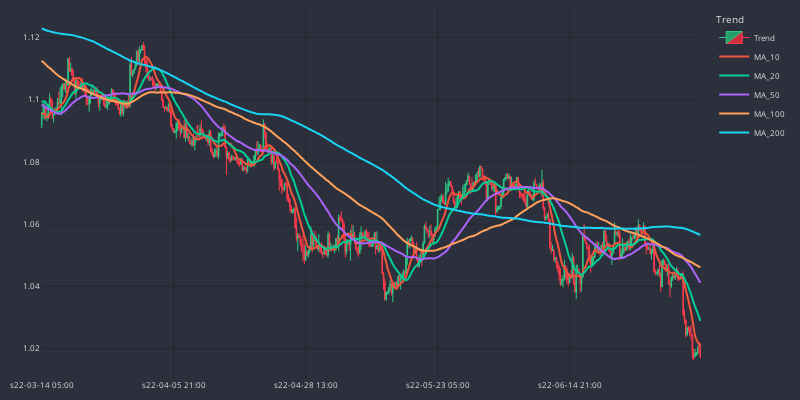

The notebook cell saved with this chart:
### Code cell
cp = CandlePlot(df_plot)

cp.show_plot(line_traces = traces)

### Figure 1 — Plotly figure (JSON) as saved in the notebook; plotly's stock layout.template omitted (floating-point values rounded to 4 significant figures; data arrays with more than 128 entries replaced by an {"elided": "..."} marker saying what was removed)
{"data": [{"close": {"elided": "500 float values"}, "decreasing": {"fillcolor": "#CC2E3C", "line": {"color": "#FF3A4C"}}, "high": {"elided": "500 float values"}, "increasing": {"fillcolor": "#24A068", "line": {"color": "#2EC886"}}, "line": {"width": 1}, "low": {"elided": "500 float values"}, "name": "Trend", "opacity": 1, "open": {"elided": "500 float values"}, "type": "candlestick", "x": {"elided": "500 str values"}}, {"line": {"shape": "spline", "width": 2}, "name": "MA_10", "type": "scatter", "x": {"elided": "500 str values"}, "y": {"elided": "500 float values"}}, {"line": {"shape": "spline", "width": 2}, "name": "MA_20", "type": "scatter", "x": {"elided": "500 str values"}, "y": {"elided": "500 float values"}}, {"line": {"shape": "spline", "width": 2}, "name": "MA_50", "type": "scatter", "x": {"elided": "500 str values"}, "y": {"elided": "500 float values"}}, {"line": {"shape": "spline", "width": 2}, "name": "MA_100", "type": "scatter", "x": {"elided": "500 str values"}, "y": {"elided": "500 float values"}}, {"line": {"shape": "spline", "width": 2}, "name": "MA_200", "type": "scatter", "x": {"elided": "500 str values"}, "y": {"elided": "500 float values"}}], "layout": {"font": {"color": "#e1e1e1", "size": 8}, "height": 400, "legend": {"title": {"text": "Trend"}}, "margin": {"b": 10, "l": 10, "r": 10, "t": 10}, "paper_bgcolor": "#2c303c", "plot_bgcolor": "#2c303c", "showlegend": true, "width": 800, "xaxis": {"autorange": true, "gridcolor": "#1f292f", "nticks": 5, "range": [-0.5, 499.5], "rangeslider": {"visible": false, "yaxis": {}}, "type": "category"}, "yaxis": {"autorange": true, "gridcolor": "#1f292f", "range": [1.01, 1.129], "type": "linear"}}}
